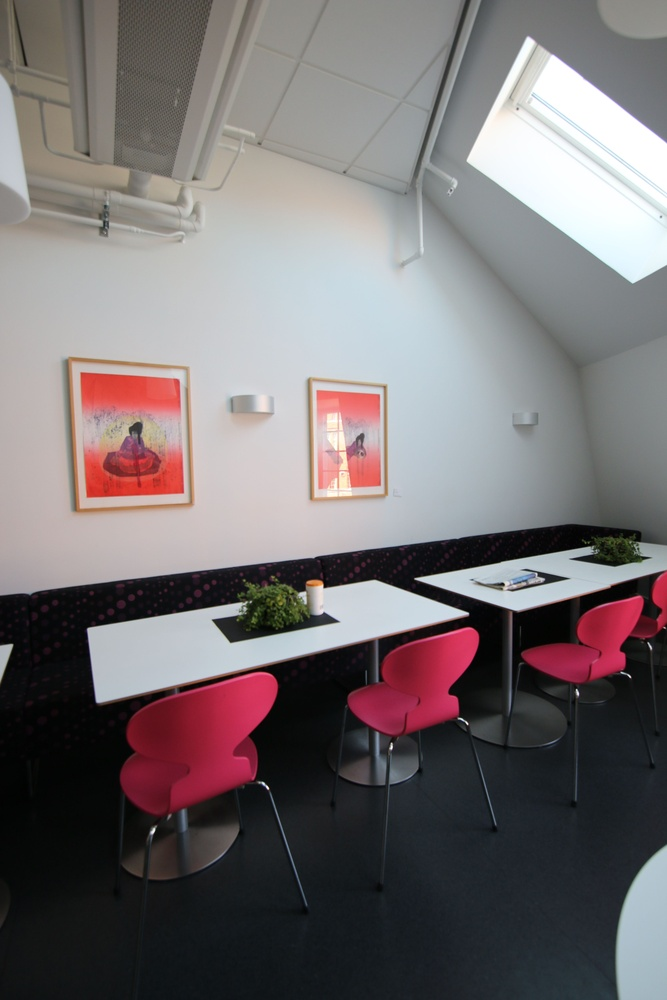
#> input picture LunchRoom/LunchRoom/img01.jpg, 667 x 1000 px, shrunk from 3648 x 5472 before the run
$ python stitch_image.py
#> lines starting #> are read from the running program, lines starting #| are printed output that depends on the picture
### src/points_of_intersection.py
import numpy as np
import cv2
from random import randint

feature_params = dict(maxCorners = 100, qualityLevel = 0.3, minDistance = 7, blockSize = 7)
lk_params = dict(winSize  = (10, 10),
	maxLevel = 5,
	criteria = (cv2.TERM_CRITERIA_EPS | cv2.TERM_CRITERIA_COUNT, 10, 0.03))

_scalar = [(randint(0, 255),randint(0, 255),randint(0, 255)) for i in range(100)]

def _pt2Tup(pt):
	return pt[0][0],pt[0][1]

def _draw_circles(img, pts):
	for idx, pt_i in enumerate(pts):
		pt = _pt2Tup(pt_i)
		cv2.circle(img, pt, 10, _scalar[idx], -1)

def _filter_success(pts,n_pts, success, error):
	error = sorted(error, key= lambda x:x[0])
	n_err = len(error)
	th = error[n_err-1]
	pt_1 = [pts[idx] if (v[0] == 1 and error[idx] <= th) else None for idx, v in enumerate(success)]
	pt_2 = [n_pts[idx] if (v[0] == 1 and error[idx] <= th) else None for idx, v in enumerate(success)]
	pt_1 = list(filter(lambda x: x is not None, pt_1))
	pt_2 = list(filter(lambda x: x is not None, pt_2))
	return pt_1, pt_2

def common_points(img_1, img_2):
	g_1 = cv2.cvtColor(img_1, cv2.COLOR_BGR2GRAY)
	g_2 = cv2.cvtColor(img_2, cv2.COLOR_BGR2GRAY)
	pt_1 = cv2.goodFeaturesToTrack(g_1, mask = None, **feature_params)
	pt_2, std, err = cv2.calcOpticalFlowPyrLK(g_1, g_2, pt_1, None, **lk_params)
	pt_1, pt_2 = _filter_success(pt_1, pt_2, std, err)
	return pt_1, pt_2

def _debug_poi(img_1, img_2):
	pts, n_pts = common_points(img_1, img_2)
	_draw_circles(img_1, pts)
	_draw_circles(img_2, n_pts)
	cv2.imshow('img_1', img_1)
	cv2.imshow('img_2', img_2)
	return pts, n_pts

# [5 lines that do not run on import are left out]

### src/stitch_image.py
import math
import numpy as np
import cv2
from points_of_intersection import common_points, _debug_poi

# [14 lines left out: functions _pt2Tup, _perspective_transform, not called in this run]

def _stitch_affine(img_1, pt_1, img_2, pt_2):
	per_map, mask = cv2.findHomography(np.array(pt_2), np.array(pt_1), cv2.LMEDS,5.0)
	rows, cols, ch = img_2.shape
	result = cv2.warpPerspective(img_2, per_map, img_2.shape[1::-1])
	result = cv2.addWeighted(img_1,0.75,result,0.25,0)

	return result

# [53 lines left out: functions _slope, _get_rotate_deg, _get_translate, _stitch_tr, not called in this run]

def stitch_images(img_1, pt_1, img_2, pt_2):
	return _stitch_affine(img_1, pt_1, img_2, pt_2)

def _debug(img_1, pt_1, img_2, pt_2):
	res = stitch_images(img_1, pt_1, img_2, pt_2)
	cv2.imshow('res', res)
	cv2.waitKey(0)
	return res

if __name__ == '__main__':
	img_1 = cv2.imread('../LunchRoom/LunchRoom/img01.jpg')
#> img_1 is the input picture: shape (1000, 667, 3); mean B, G, R 113.5, 112, 118.5
	img_2 = cv2.imread('../LunchRoom/LunchRoom/img02.jpg')
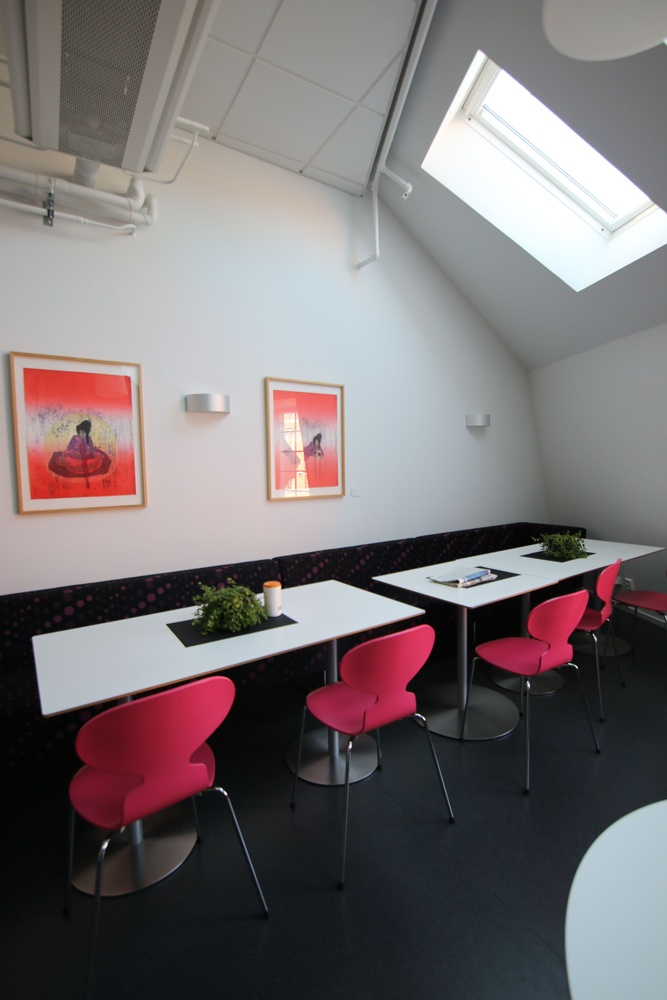
#> input picture LunchRoom/LunchRoom/img02.jpg, 667 x 1000 px, shrunk from 3648 x 5472 before the run
#> img_2 is the input picture: shape (1000, 667, 3); mean B, G, R 115.4, 113.8, 120.6
	pt_1, pt_2 = _debug_poi(img_1, img_2)
#> in common_points, `g_1 = cv2.cvtColor(img_1, cv2.COLOR_BGR2GRAY)`:
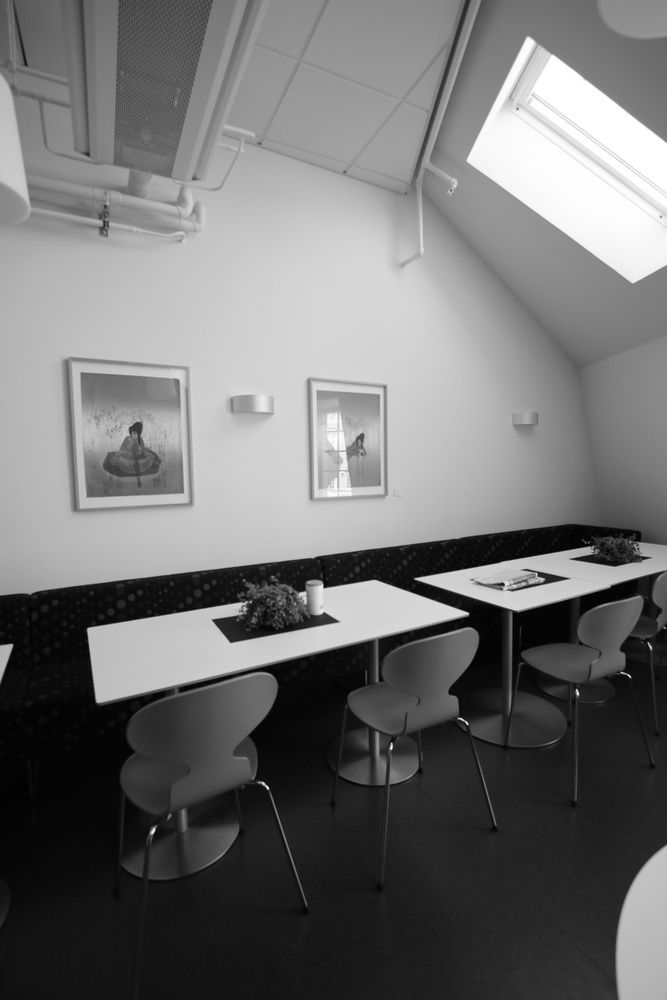
#> g_1: shape (1000, 667); min 1, max 255, mean 114.1
#> in common_points, `g_2 = cv2.cvtColor(img_2, cv2.COLOR_BGR2GRAY)`:
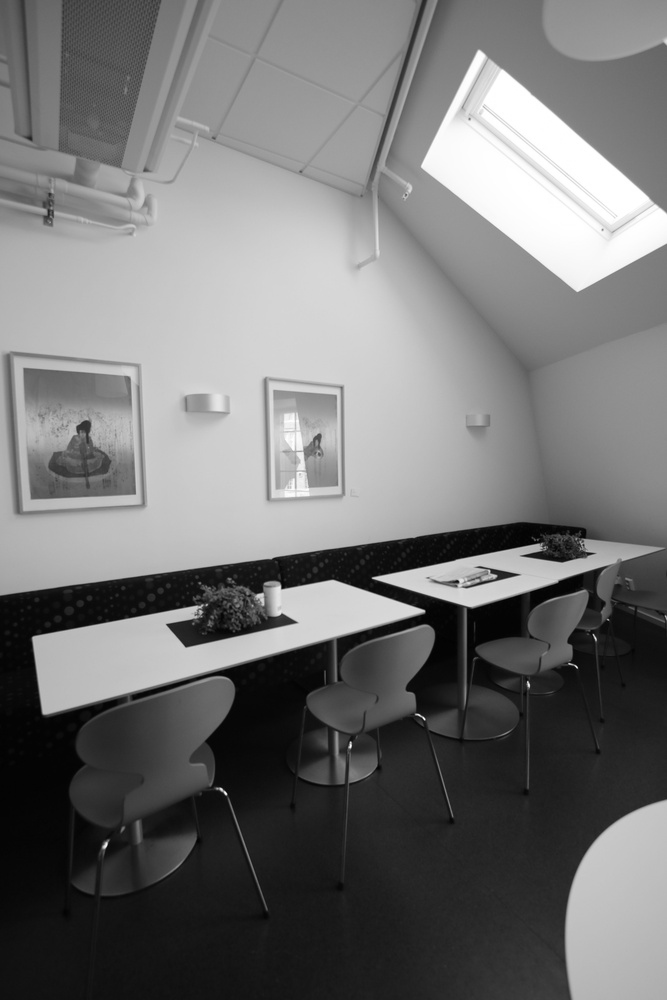
#> g_2: shape (1000, 667); min 1, max 255, mean 116
#> in common_points, `pt_1 = cv2.goodFeaturesToTrack(g_1, mask = None, **feature_params)`: pt_1 = 26 rows, first 8: [325, 586], [502, 586], [10, 646], [466, 614], [89, 630], [244, 605], [214, 621], [537, 574]
#> in common_points, `pt_2, std, err = cv2.calcOpticalFlowPyrLK(g_1, g_2, pt_1, None, **lk_p..`: pt_2 = 26 rows, first 8: [282.7, 587], [456.5, 583.3], [-30.16, 643.2], [422.3, 611.6], [34.01, 638.5], [199.7, 608.2], [168.1, 625.3], [489.8, 570.9]; std = 26 values, max 1 at index 0, min 0 at index 2, mean 0.962; err = 26 values, max 8.88 at index 19, min 3.05e-32 at index 2, mean 4.14
#> in _filter_success, `error = sorted(error, key= lambda x:x[0])`: error = 26 items, first 6: [3.05e-32], [1.48], [1.8], [1.97], [2.1], [2.58]
#> in _filter_success, `n_err = len(error)`: n_err = 26
#> in _filter_success, `th = error[n_err-1]`: th = [8.88]
#> in _filter_success, `pt_1 = [pts[idx] if (v[0] == 1 and error[idx] <= th) else None for idx..`: pt_1 = 26 items
#> in _filter_success, `pt_1 = list(filter(lambda x: x is not None, pt_1))`: pt_1 = 25 items, first 6: [[325, 586]], [[502, 586]], [[466, 614]], [[89, 630]], [[244, 605]], [[214, 621]]
#> in _filter_success, `pt_2 = list(filter(lambda x: x is not None, pt_2))`: pt_2 = 25 items, first 6: [[282.7, 587]], [[456.5, 583.3]], [[422.3, 611.6]], [[34.01, 638.5]], [[199.7, 608.2]], [[168.1, 625.3]]
#> in _debug_poi, `pts, n_pts = common_points(img_1, img_2)`: pts has the same summary as pt_1 in _filter_success; n_pts has the same summary as pt_2 in _filter_success
#> the loop in _draw_circles, `for idx, pt_i in enumerate(pts):` made 25 passes
#> pt on passes 1 to 12: (325, 586), (502, 586), (466, 614), (89, 630), (244, 605), (214, 621), (537, 574), (303, 595), (98, 700), (266, 787), (543, 580), (628, 675)
#> the loop in _draw_circles (call 2), `for idx, pt_i in enumerate(pts):` made 25 passes
#> pt on passes 1 to 12: (282.7, 587), (456.5, 583.3), (422.3, 611.6), (34.01, 638.5), (199.7, 608.2), (168.1, 625.3), (489.8, 570.9), (260.5, 596.6), (44.23, 711.6), (224, 792.8), (495.3, 576.6), (574.9, 665.8)
	res = _debug(img_1, pt_1, img_2, pt_2)
#> in _stitch_affine, `per_map, mask = cv2.findHomography(np.array(pt_2), np.array(pt_1), cv2..`: per_map = [[0.888, -0.00769, 63.39], [-0.0758, 0.946, 24.68], [-0.000164, -6.53e-07, 1]]; mask = 25 values from 1 to 1
#> in _stitch_affine, `result = cv2.warpPerspective(img_2, per_map, img_2.shape[1::-1])`:
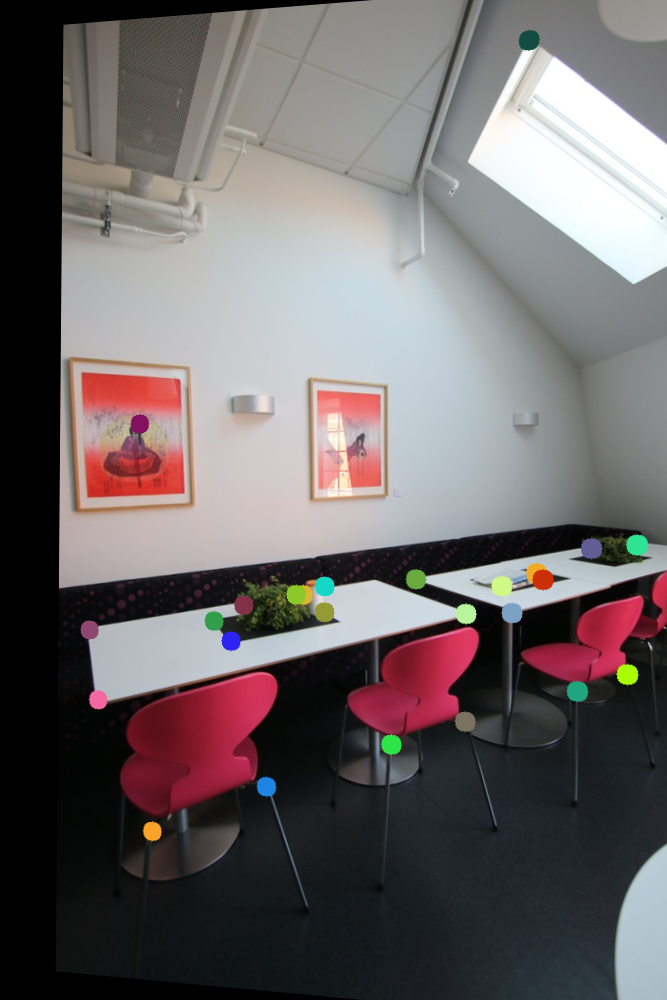
#> result: shape (1000, 667, 3); mean B, G, R 103.2, 102.2, 108.6
#> in _stitch_affine, `result = cv2.addWeighted(img_1,0.75,result,0.25,0)`:
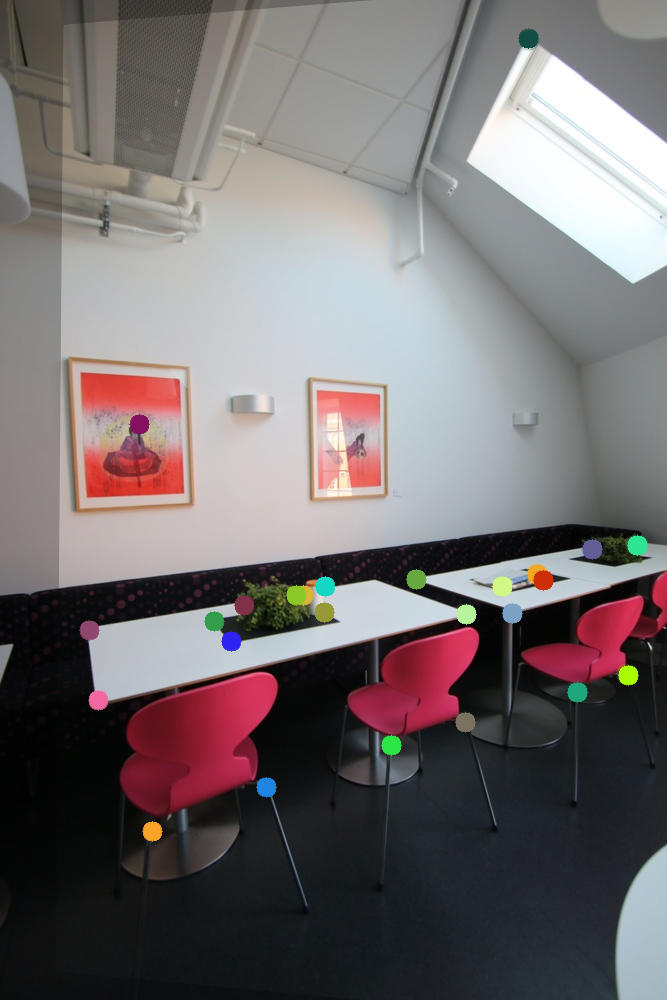
#> result: shape (1000, 667, 3); mean B, G, R 111.1, 110, 116.3
	cv2.destroyAllWindows()
